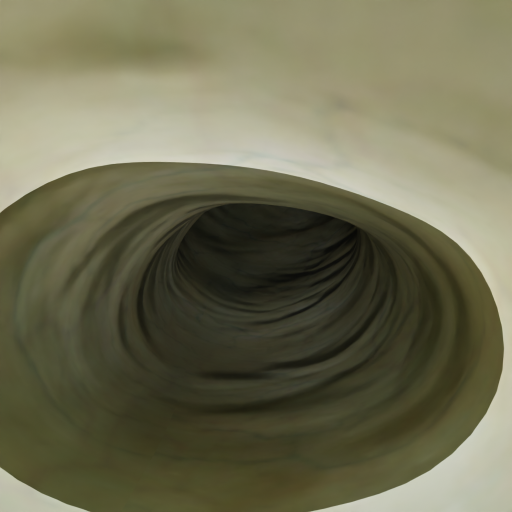
#> input picture gut_images/Frames_S2000/0069.tif, 1024 x 1024 px (shown at 1/2 size)
$ python graph.py --image_path ../../gut_images/Frames_S2000/0069.tif   (older library calls are emulated)
#> lines starting #> are read from the running program, lines starting #| are printed output that depends on the picture
### photometric_rec/py/calib.py

def get_calibration(img):
  return 2.5, 2.0, 2.2

### photometric_rec/py/utils.py
'''
-------------------------------------------------------------
Utils for Photometric  3D Reconstruction from Single Image
Author: Mitterrand Ekole
Date: 10-02-2024
-------------------------------------------------------------
'''

import numpy as np
from PIL import Image

# [32 lines left out: function get_pixel_rgb, not called in this run]


def get_cam_params():
    #return cx,cy,fx,fy and distortion coeff k1-4 for kanala brandt camera projection model
    return 735.37, 552.80, 717.21, 717.48, -0.13893, -1.2396e-3, 9.1258e-4, -4.0716e-5
# [6 lines left out: function get_intrinsic_matrix, not called in this run]

def unprojec_cam_model(u,d):

    #kanalabrandt unprojection model
    #map 2D pixel val u to 3D point d
    # if isinstance(u,(tuple, list,np.ndarray)):
    #     u0, u1 = u[0], u[1] if isinstance(u, (tuple, list)) else u
    # else:
    #     #u is scalar, assume u is first component
    #     u0, u1 = u,0


    cx,cy,fx,fy,k1,k2,k3,k4=get_cam_params()
    mx=(u[0]-cx)/fx
    #mx=(u0-cx)/fx
   # my=(u1-cy)/fy
    my=(u[1]-cy)/fy
    r=np.sqrt(mx**2+my**2)**0.5

    #find roots for model
    coeff=np.array([k4,0,k3,0,k2,0,k1,0,1,-r])
    roots=np.roots(coeff)
    theta=np.real(roots[0])

    #get 3D point

    x=np.sin(theta)*(mx/r)
    y=np.sin(theta)*(my/r)
    z=np.cos(theta)

    return mx,my, theta

#another way of getting pixel intensity
def get_intensity(pixel):
  r,g,b = pixel
  return (float(r) + float(g) + float(b)) / (255*3)

# [4 lines left out: function get_canonical_intensity, not called in this run]

### photometric_rec/py/p_model.py
'''
-------------------------------------------------------------
Photometric Model for Photometric Reconstruction
Author: Mitterrand Ekole
Date: 19-02-2024
-------------------------------------------------------------
'''


import numpy as np

def light_spread_func(x,k):
    return np.power(np.abs(x),k)

def calib_p_model(x,y,z,k,g_t,gamma):
    """Calculates the expected light intensity at a pixel based on its location,
        light properties, and calibration parameters.

    Args:
        x & y: The x-coord & y-coord of the pixel in the image.
        z : The depth (distance from the sensor) of the corresponding 3D point.
        k : Parameter controlling the spread of light (used in light_spread_func).
        g_t: Overall gain or transmission factor.
        gamma (float): Exponent for gamma correction.

    Returns:
        float: The calculated light intensity (or radiance) at the pixel.
    """

    mu=light_spread_func(z,k)
    fr_theta=1/np.pi  #Lambertian BRDF
    cen_to_pix=np.linalg.norm(np.array([x,y,z])) #distance from the center of the image to the pixel

    theta=2*(np.arccos(np.linalg.norm(np.array([x,y]))/cen_to_pix))/np.pi #compute angle of incidence and then thetha
    L=(mu/cen_to_pix)*fr_theta*np.cos(theta)*g_t
    L=np.power(np.abs(L),gamma)

    return L

# [22 lines left out: functions cost_func, reg_func, not called in this run]

### photometric_rec/py/graph.py
import argparse
import cv2
import numpy as np
import matplotlib.pyplot as plt
import seaborn as sns
import os
import networkx as nx
from networkx.algorithms.flow import min_cost_flow
from calib import get_calibration
from utils import unprojec_cam_model, get_intrinsic_matrix, get_intensity
from p_model import calib_p_model, cost_func, reg_func
from tqdm import tqdm

def compute_img_depths(img, iters=100, downsample_factor=2, display_interval=100):
    img = cv2.resize(img, None, fx=1/downsample_factor, fy=1/downsample_factor, interpolation=cv2.INTER_AREA)
    k, g_t, gamma = get_calibration(img)
    depth_map=1/np.sqrt(np.cos(0)) #depth map init with canonical intensity
    depth_map=np.full((img.shape[0],img.shape[1]),np.cos(0))

    #depth_map = np.zeros_like(img, dtype=np.float32)  # Initialize depth map

    for i in tqdm(range(iters)):
        if (i + 1) % display_interval == 0 or i == iters - 1:
            display_depth_map(depth_map, i, args.output_dir)
            save_depth_map_heatmap(depth_map, i)
            rms_error = compute_rms_error(img, depth_map)
            photometric_error = compute_photometric_error(img, depth_map)
            print(f"Iteration {i+1}, RMS Error: {rms_error}, Photometric Error: {photometric_error}")

    display_point_cloud(depth_map, k, g_t, gamma, args.pcl_output)

    return depth_map


def display_depth_map(depth_map, iteration, img_output):
    depth_map_img = cv2.normalize(src=depth_map, dst=None, alpha=0, beta=255, norm_type=cv2.NORM_MINMAX, dtype=cv2.CV_8UC1)
    os.makedirs(img_output, exist_ok=True)
    output_path = f'{img_output}/depthmap_{iteration}.png'
    cv2.imwrite(output_path, depth_map_img)

    plt.imshow(depth_map_img, cmap='gray')
    plt.title(f'Depth Map - Iteration {iteration}')
    plt.colorbar()
    plt.show()

    depth_map=np.squeeze(depth_map)

    sns.heatmap(depth_map, cmap='viridis', annot=False)
    plt.title(f'Depth Map Estimation (cm) - Iteration {iteration}')
    plt.show()

    return output_path

def save_depth_map_heatmap(depth_map, iteration):
    plt.figure(figsize=(10, 8))
    sns.heatmap(depth_map, cmap='viridis', annot=False)
    plt.title(f'Depth Map Heatmap - Iteration {iteration}')
    plt.savefig(f'depthmap_heatmap_{iteration}.png')
    plt.close()

def compute_rms_error(img, depth_map):
    I = img.flatten()
    D = depth_map.flatten()
    rms_error = np.sqrt(np.mean((I - D) ** 2))
    return rms_error

def compute_photometric_error(img, depth_map):
    k, g_t, gamma = get_calibration(img)
    photometric_error = 0

    for row in range(img.shape[0]):
        for col in range(img.shape[1]):
            d = depth_map[row, col]
            u = np.array([row, col])
            x, y, z = unprojec_cam_model(u, d)
            L = calib_p_model(x, y, d, k, g_t, gamma)
            I = get_intensity(u)
            C = cost_func(I, L)
            photometric_error += C

    photometric_error /= (img.shape[0] * img.shape[1])
    return photometric_error

# [25 lines left out: functions display_point_cloud, generate_point_cloud, construct_graph, not called in this run]

def compute_edge_weight(img, u, v):
    weight = np.abs(img[u] - img[v])
    return np.mean(weight)

# [27 lines left out: functions add_edge_weights, optimize_depth_map_graph, not called in this run]

def parseargs():
    parser = argparse.ArgumentParser(description="Photometric Dense 3D Reconstruction--Gut SLAM")
    parser.add_argument('--image_path', type=str, help='Path to the image file')
    parser.add_argument('--output_dir', type=str, default='./image_output', help='Depth map output directory')
    parser.add_argument('--pcl_output', type=str, default='./pcl_output', help='Point cloud output directory')

    return parser.parse_args()

if __name__ == '__main__':
    args = parseargs()
    img = cv2.imread(args.image_path)
#> img is the input picture: shape (1024, 1024, 3); mean B, G, R 81.7, 107.5, 109.3
    img_gray = cv2.cvtColor(img, cv2.COLOR_BGR2GRAY)
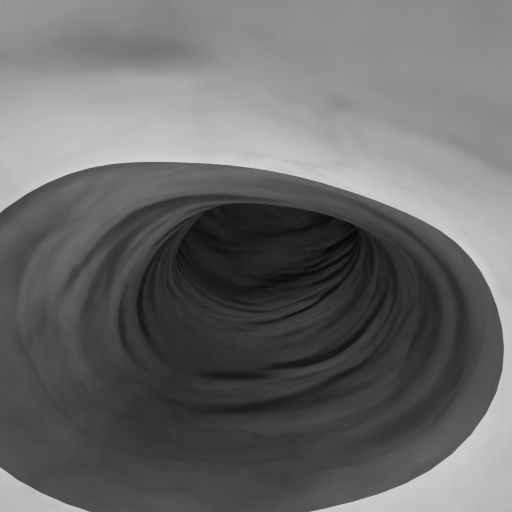
#> img_gray: shape (1024, 1024) (shown at 1/2 size); min 7, max 211, mean 105.1

    depth_map = compute_img_depths(img_gray)
#> in compute_img_depths, `img = cv2.resize(img, None, fx=1/downsample_factor, fy=1/downsample_fa..`:
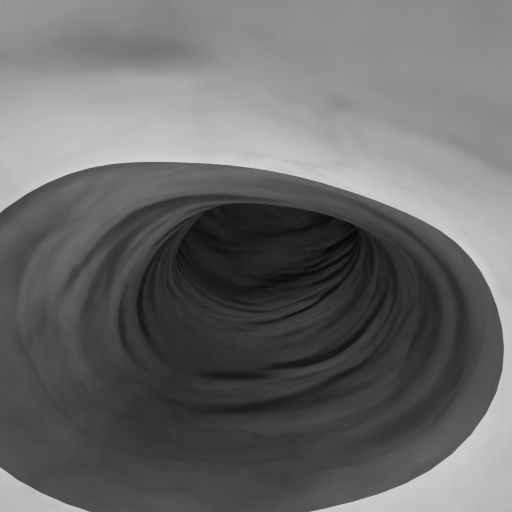
#> img: shape (512, 512); min 7, max 209, mean 105.2
#> in compute_img_depths, `k, g_t, gamma = get_calibration(img)`: k = 2.5; g_t = 2; gamma = 2.2
#> the loop in compute_img_depths, `for i in tqdm(range(iters)):` made 100 passes
#> rms_error on pass 100: 117.2
#> after the loop in compute_img_depths, `for i in tqdm(range(iters)):`: depth_map: shape (512, 512) float64; every value is 1
#> (the run stopped early here; a loop or call above may not have finished)

$ run again, on gut_images/Frames_S2000/0240.tif
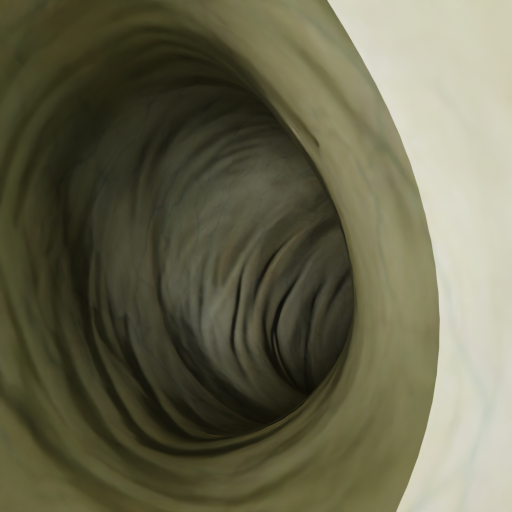
#> input picture gut_images/Frames_S2000/0240.tif, 1024 x 1024 px (shown at 1/2 size)
#> img is the input picture: shape (1024, 1024, 3); mean B, G, R 77.5, 101.4, 103
#> `img_gray = cv2.cvtColor(img, cv2.COLOR_BGR2GRAY)`:
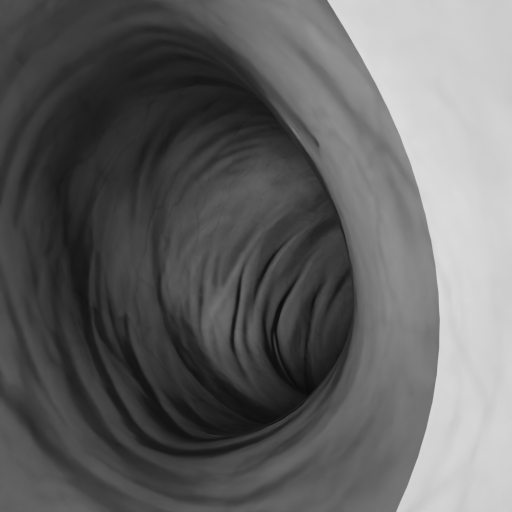
#> img_gray: shape (1024, 1024) (shown at 1/2 size); min 10, max 221, mean 99.1
#> in compute_img_depths, `img = cv2.resize(img, None, fx=1/downsample_factor, fy=1/downsample_fa..`:
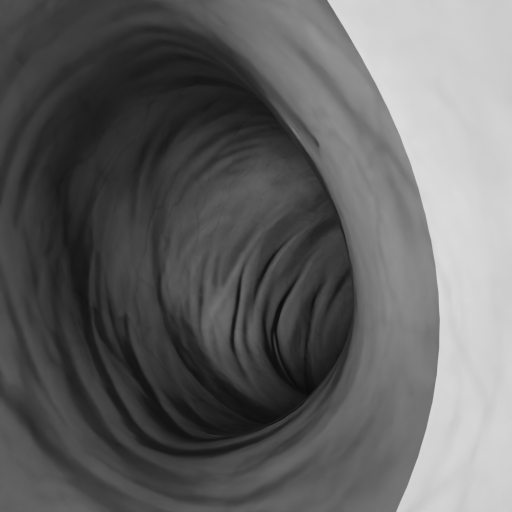
#> img: shape (512, 512); min 10, max 221, mean 99.3
#> k = 2.5; g_t = 2; gamma = 2.2
#> the loop in compute_img_depths, `for i in tqdm(range(iters)):` made 100 passes
#> rms_error on pass 100: 116.2

$ run again, on gut_images/Frames_S2000/0252.tif
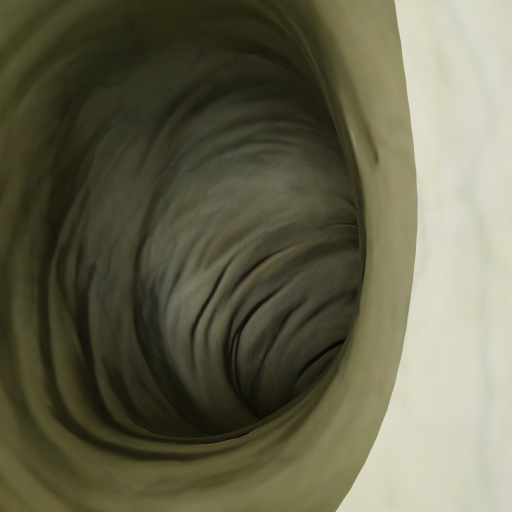
#> input picture gut_images/Frames_S2000/0252.tif, 1024 x 1024 px (shown at 1/2 size)
#> img is the input picture: shape (1024, 1024, 3); mean B, G, R 78.4, 100.9, 102.5
#> `img_gray = cv2.cvtColor(img, cv2.COLOR_BGR2GRAY)`:
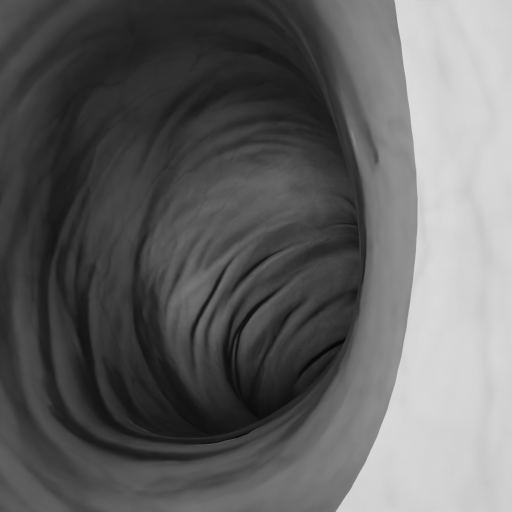
#> img_gray: shape (1024, 1024) (shown at 1/2 size); min 2, max 221, mean 98.8
#> in compute_img_depths, `img = cv2.resize(img, None, fx=1/downsample_factor, fy=1/downsample_fa..`:
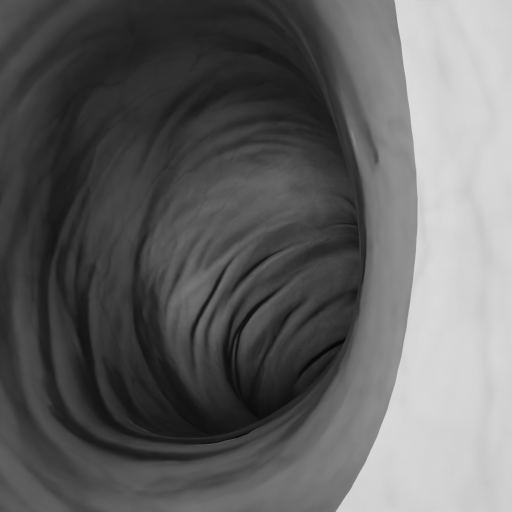
#> img: shape (512, 512); min 6, max 220, mean 99
#> k = 2.5; g_t = 2; gamma = 2.2
#> the loop in compute_img_depths, `for i in tqdm(range(iters)):` made 100 passes
#> rms_error on pass 100: 118.1

$ run again, on gut_images/Frames_S2000/0367.tif
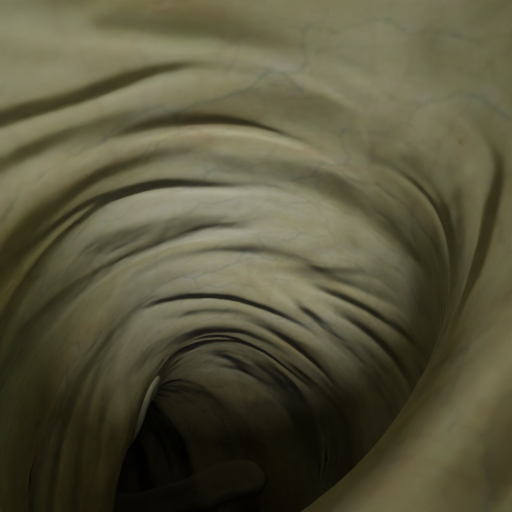
#> input picture gut_images/Frames_S2000/0367.tif, 1024 x 1024 px (shown at 1/2 size)
#> img is the input picture: shape (1024, 1024, 3); mean B, G, R 60.2, 84, 87.4
#> `img_gray = cv2.cvtColor(img, cv2.COLOR_BGR2GRAY)`:
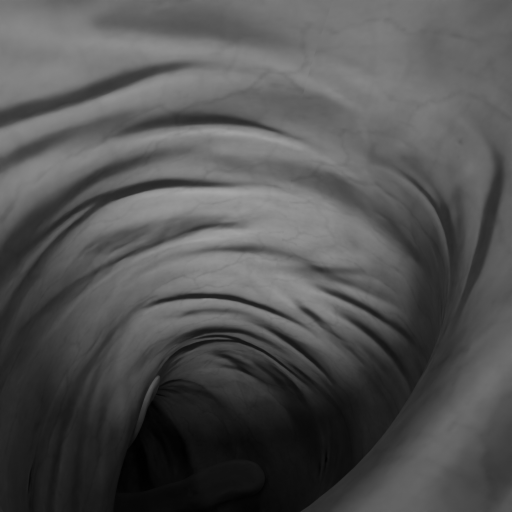
#> img_gray: shape (1024, 1024) (shown at 1/2 size); min 0, max 166, mean 82.3
#> in compute_img_depths, `img = cv2.resize(img, None, fx=1/downsample_factor, fy=1/downsample_fa..`:
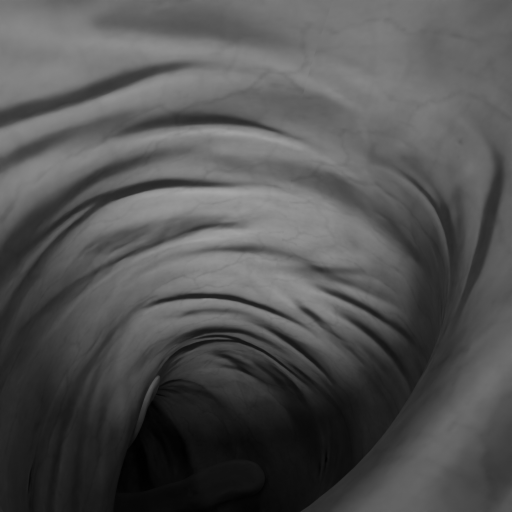
#> img: shape (512, 512); min 0, max 165, mean 82.5
#> k = 2.5; g_t = 2; gamma = 2.2
#> the loop in compute_img_depths, `for i in tqdm(range(iters)):` made 100 passes
#> rms_error on pass 100: 90.32
